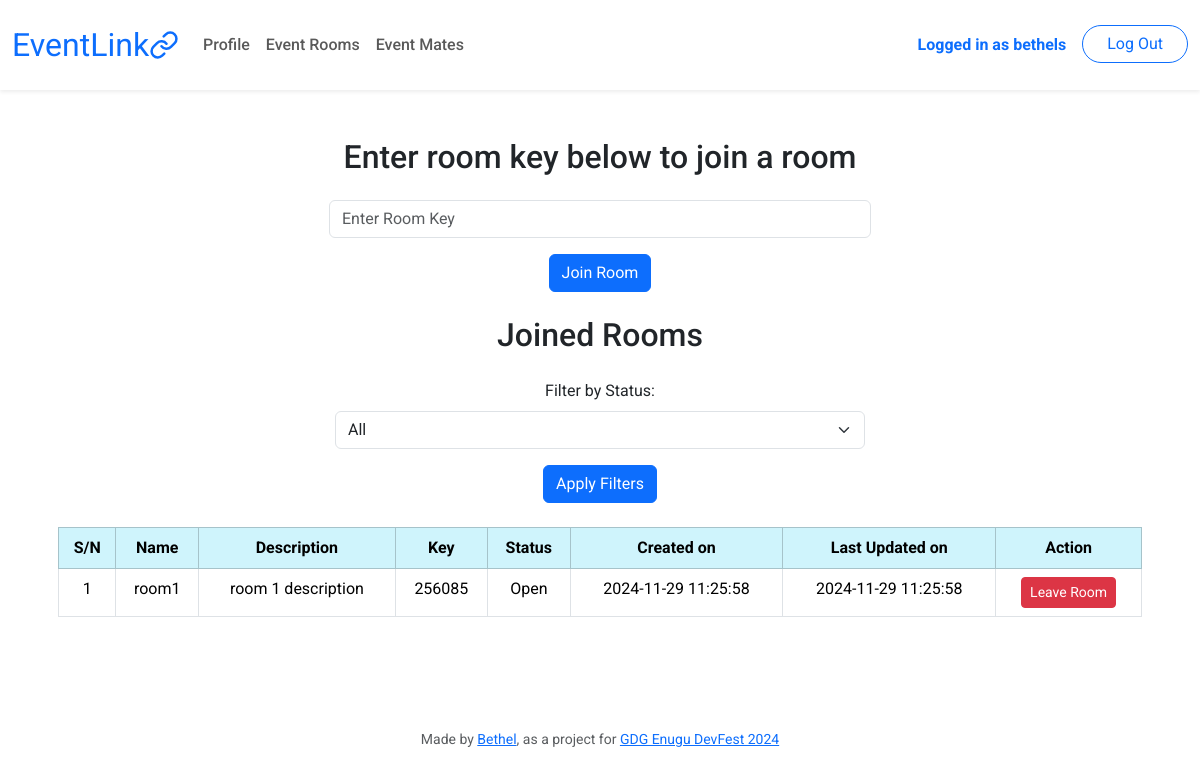
Page /rooms (signed in) on the committed database.
### tables this page shows
CREATE TABLE users (
    id INTEGER PRIMARY KEY AUTOINCREMENT NOT NULL,
    username TEXT NOT NULL UNIQUE,
    hash TEXT NOT NULL,
    role INTEGER NOT NULL DEFAULT 0 CHECK (role IN (0, 1)),
    profile_link TEXT NOT NULL,
    created_at DATETIME DEFAULT CURRENT_TIMESTAMP,
    updated_at DATETIME DEFAULT CURRENT_TIMESTAMP
);

CREATE TABLE rooms (
    id INTEGER PRIMARY KEY AUTOINCREMENT NOT NULL,
    name TEXT NOT NULL UNIQUE,
    description TEXT NOT NULL,
    key TEXT NOT NULL UNIQUE,
    status INTEGER NOT NULL DEFAULT 0 CHECK (status IN (0, 1)),
    creator_id INTEGER NOT NULL,
    created_at DATETIME DEFAULT CURRENT_TIMESTAMP,
    updated_at DATETIME DEFAULT CURRENT_TIMESTAMP,
    FOREIGN KEY (creator_id) REFERENCES users(id)
);

### app.py (the view, shortened to what this page needs)
@app.route("/rooms", methods=["GET", "POST"])
@login_required
def rooms():
    id = session["user_id"]
    info = db.execute("SELECT * FROM users WHERE id=?;", id)[0]
    if request.method == "GET":
        rooms = db.execute('''SELECT
                rooms.id AS id,
                rooms.name AS name,
                rooms.description AS description,
                rooms.key AS key,
                rooms.status AS status,
                rooms.creator_id AS creator_id,
                rooms.created_at AS created_at,
                rooms.updated_at AS updated_at
                FROM users
            JOIN members ON users.id = members.user_id
            JOIN rooms ON members.room_id = rooms.id
            WHERE members.user_id=?''', id)# sort the rooms in descending order
        return render_template("rooms.html", rooms=rooms, info=info)

### app.py (called while the page is built)
@app.after_request
def after_request(response):
    response.headers["Cache-Control"] = "no-cache, no-store, must-revalidate"
    response.headers["Expires"] = 0
    response.headers["Pragma"] = "no-cache"
    return response

### helpers.py (called while the page is built)
def login_required(f):
    @wraps(f)
    def decorated_function(*args, **kwargs):
        if session.get("user_id") is None:
            return redirect("/login")
        return f(*args, **kwargs)
    return decorated_function

### templates/rooms.html (shortened to what this page needs)
{% extends "layout.html" %} {% block title %}Rooms{% endblock %} {% block main
%}
<div class="container">
  <h2 class="mb-4 text-center">Enter room key below to join a room</h2>
  <div class="text-center mb-4">
    <form
      action="/rooms"
      method="post"
      class="d-flex justify-content-center align-items-center flex-column"
    >
      <div class="mb-3 w-50">
        <input
          autocomplete="off"
          autofocus
          class="form-control"
          name="key"
          placeholder="Enter Room Key"
          type="text"
          required
        />
      </div>
      <button class="btn btn-primary" type="submit">Join Room</button>
    </form>
  </div>
  <h2 class="mb-4 text-center">Joined Rooms</h2>
  <form method="post" action="/rooms" class="mb-4">
    <div class="row justify-content-center">
      <div class="col-md-6">
        <label for="status-form" class="form-label">Filter by Status:</label>
        <select id="status-form" name="status" class="form-select">
          <option value="all">All</option>
        </select>
      </div>
    </div>
    <div class="text-center mt-3">
      <button type="submit" class="btn btn-primary">Apply Filters</button>
    </div>
  </form>
  {% if rooms %}
  <div class="table-responsive">
    <table class="table table-bordered table-hover">
      <thead class="table-info">
        <tr>
          <th>S/N</th>
          <th>Name</th>
          <th>Description</th>
          <th>Key</th>
          <th>Status</th>
          <th>Created on</th>
          <th>Last Updated on</th>
          <th>Action</th>
        </tr>
      </thead>
      <tbody>
        {% for room in rooms %}
        <tr>
          <td>{{ loop.index }}</td>
          <td>{{ room.name }}</td>
          <td>{{ room.description }}</td>
          <td>{{ room.key }}</td>
          <td>{% if room.status==1 %}Open{% else %}Closed{% endif %}</td>
          <td>{{ room.created_at }}</td>
          <td>{{ room.updated_at }}</td>
          <td>
            <form method="POST" action="/rooms">
              <button type="submit" class="btn btn-danger btn-sm">
                Leave Room
              </button>
            </form>
          </td>
        </tr>
        {% endfor %}
      </tbody>
    </table>
  </div>
  {% endif %}
</div>
{% endblock %}

### templates/layout.html (shortened to what this page needs)
<!DOCTYPE html>
<html lang="en">
  <head>
    <link
      href="https://cdn.jsdelivr.net/npm/bootstrap@5.3.2/dist/css/bootstrap.min.css"
      rel="stylesheet"
    />
    <link href="/static/styles.css" rel="stylesheet" />
  </head>
  <body>
    <nav class="navbar navbar-expand-md navbar-light bg-white shadow-sm py-3">
      <div class="container-fluid">
        <a class="navbar-brand d-flex align-items-center" href="/">
          <span class="text-primary">EventLink</span>
          <img
            src="/static/images/chain.svg"
            width="30"
            height="30"
            alt="logo"
          />
        </a>
        <div class="collapse navbar-collapse" id="navbar">
          {% if session["user_id"] %}
          <ul class="navbar-nav me-auto">
            <li class="nav-item">
              <a class="nav-link fw-medium" href="/profile">Profile</a>
            </li>
            <li class="nav-item">
              <a class="nav-link fw-medium" href="/rooms">Event Rooms</a>
            </li>
            <li class="nav-item">
              <a class="nav-link fw-medium" href="/mates">Event Mates</a>
            </li>
          </ul>
          <ul class="navbar-nav ms-auto">
            <li class="nav-item">
              <a class="nav-link text-primary fw-bold"
                >Logged in as {{ info.username }}</a
              >
            </li>
            <li class="nav-item">
              <a
                class="btn btn-outline-primary rounded-pill ms-2 px-4"
                href="/logout"
                >Log Out</a
              >
            </li>
          </ul>
          {% endif %}
        </div>
      </div>
    </nav>
    <main class="container py-5 px-3 text-center">
      {% block main %}{% endblock %}
    </main>
    <footer class="mt-5">
      <p class="mb-3 mx-3 small text-center text-muted">
        Made by
        <a
          class="footer-link"
          href="https://bethel1889.github.io/pandora/"
          target="_blank"
          >Bethel</a
        >, as a project for
        <a class="footer-link" href="https://devfestenugu.com/" target="_blank"
          >GDG Enugu DevFest 2024</a
        >
      </p>
    </footer>
  </body>
</html>

### static/styles.css (style rules this page uses)
nav .navbar-brand { font-size: xx-large; }
body { font-family: "Roboto", sans-serif; }

### rows in the picture
users: username "bethels"
rooms: name "room1", description "room 1 description", key "256085", status "Open", created_at "2024-11-29 11:25:58", updated_at "2024-11-29 11:25:58"
